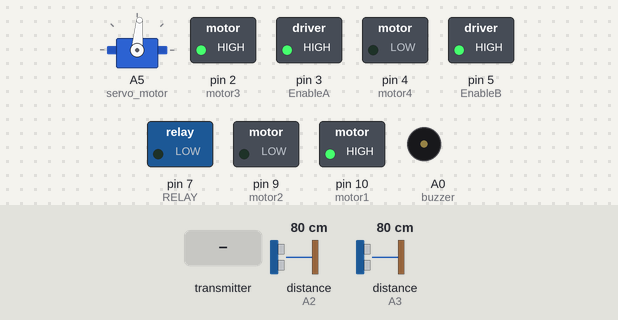
This sketch was run on a simulated Arduino Uno, built with avr-gcc and run on an emulated ATmega328P. Shown: servo, switched loads named in the sketch (green lamp = pin HIGH), buzzer (waves = sounding, pin HIGH). Dashed ring = blinking. The test bench sets the inputs (shaded band); at power-on: distance to the obstacle (sensors on A2, A3) 80 cm. The echo pulse lasts 58.3 µs per cm; no radio packets arrive unless stated.

Above: at 1.3 s.
1.4 s: distance to the obstacle (sensor on A2) set to 22 cm
2.9 s: distance to the obstacle (sensor on A2) set to 18 cm
At 4.2 s:
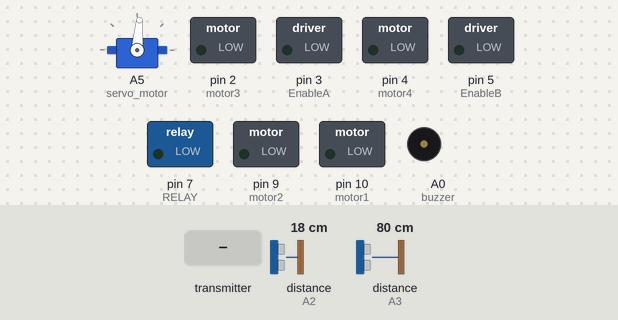
6.6 s: the transmitter starts sending joystick.1 = 256
At 8.61 s:
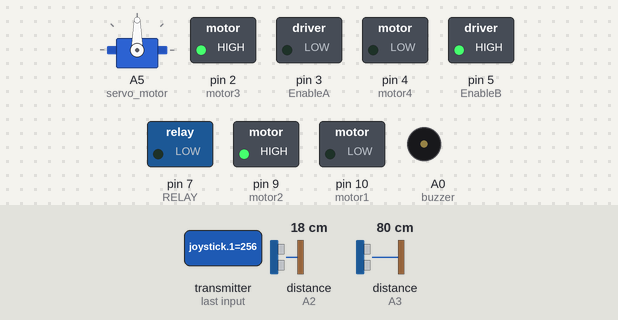
10.2 s: the transmitter starts sending joystick.2 = 256
At 11.4 s:
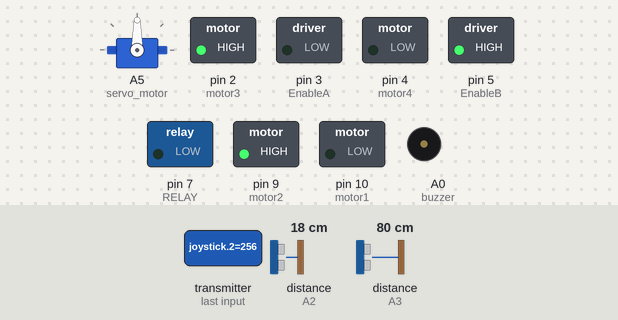
11.7 s: the transmitter starts sending joystick.0 = 256
At 12.1 s:
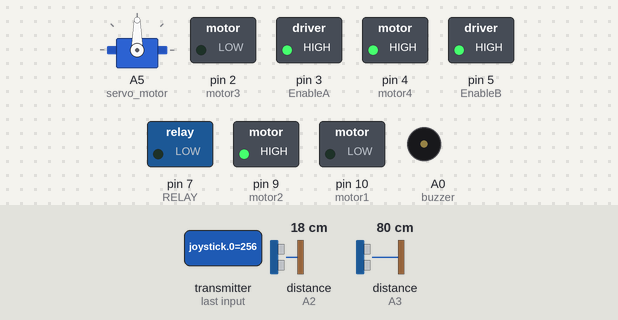
13.3 s: the transmitter starts sending joystick.0 = 0
At 14.2 s:
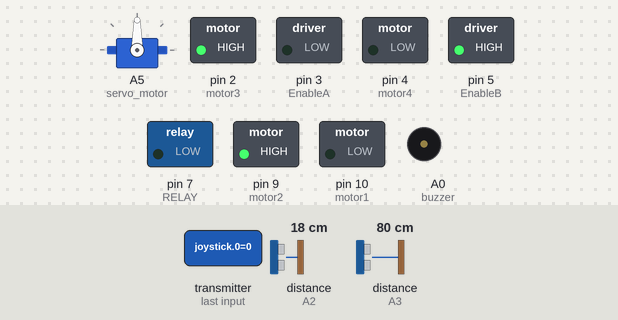
Timing chart, 0 to 15.9 s (numbered marks = the images above; inputs shaded):
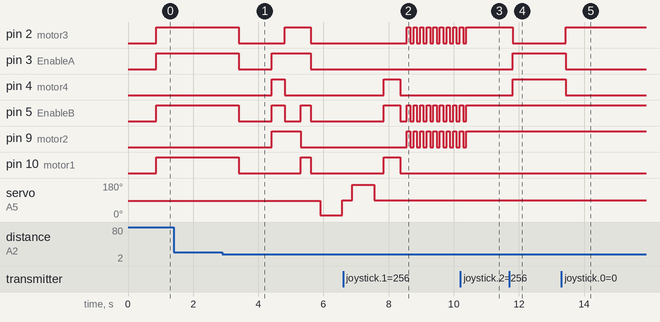

The sketch:

Automatic_Vacuum_Car.ino
```cpp
/*------ Install Library ------*/
#include <Servo.h>
#include <NewPing.h>
#include <SPI.h>
#include "nRF24L01.h"
#include <RF24.h>
/*----- L298N control pins ----*/
const int motor1 = 10;
const int motor2 = 9;
const int motor3 = 2;
const int motor4 = 4;
const int EnableA = 3;      //enable pin for motor 1
const int EnableB = 5;      //enable pin for motor 2
int motorspeed = 255;
/*----- Ultrasonic Sensor HC-SR04P ----*/
#define TRIG_PIN1 A1
#define ECHO_PIN1 A2
#define TRIG_PIN2 A4 //analog input 1
#define ECHO_PIN2 A3 //analog input 2
#define MAX_DISTANCE1 100
#define MAX_DISTANCE2 100
boolean goesForward = false;
int distance1 = 100;
int distance2 = 100;
/*----------- sensor function -----------*/
NewPing sonar1(TRIG_PIN1, ECHO_PIN1, MAX_DISTANCE1);
NewPing sonar2(TRIG_PIN2, ECHO_PIN2, MAX_DISTANCE2);
Servo servo_motor;
/*----- NRF24L01----*/
#define CE_PIN 6
#define CSN_PIN 8
const uint64_t pipe = 0xE8E8F0F0E1LL;
RF24 radio(CE_PIN, CSN_PIN);
int joystick[6];
int buttonstatusA;
int buttonstatusB;
int buttonstatusC;
int buttonstatusD;

#define buzzer A0
#define RELAY 7

void setup(){

  pinMode(motor1, OUTPUT);
  pinMode(motor2, OUTPUT);
  pinMode(motor3, OUTPUT);
  pinMode(motor4, OUTPUT);
  pinMode(EnableA, OUTPUT);
  pinMode(EnableB, OUTPUT);

  servo_motor.attach(A5); //servo pin
  servo_motor.write(85);
  pinMode(buzzer, OUTPUT);
  pinMode(RELAY, OUTPUT);

  Serial.begin(9600);
  radio.begin();
  radio.openReadingPipe(1,pipe);
  radio.startListening();
}

void loop(){
    int distanceRight = 0;
    int distanceLeft = 0;
        delay(100);
    radio.read( joystick, sizeof(joystick) );
    int X = joystick[0];
    int Y = joystick[1];
    int A = joystick[2];
    int B = joystick[3];
    int C = joystick[4];
    int D = joystick[5];
             if (A ==LOW){digitalWrite(buzzer, LOW);}
        else if (B ==LOW){digitalWrite(buzzer, LOW);}
        else if (C ==LOW){digitalWrite(buzzer, LOW);}
        else if (D ==LOW){digitalWrite(buzzer, LOW);}
        else {digitalWrite(buzzer, HIGH);}
        //JOY Start
     if (radio.available()){
   /*   Serial.print("X =");
      Serial.print(X);
      Serial.print(" Y = ");
      Serial.print(Y);
      Serial.print(" Up = ");
      Serial.print(A);
      Serial.print(" Right = ");
      Serial.print(B);
      Serial.print(" Down = ");
      Serial.print(C);
      Serial.print(" Left = ");
      Serial.println(D);*/
         if(buttonstatusA == 1){
         if( Y < 300 && X > 0 ){
          moveBackward();
    }
    else if( Y > 550 && X > 300 ){
          moveForward();
    }

    else if( X > 500 && Y > 0 ){
          turnleft();
    }
    else if( X == 0  && Y > 0 ){
          turnright();
    }
      else{
          moveStop();
    }
  }
      if(buttonstatusA == 2){
       //Serial.println("STOP");
        moveStop();
      }
      if(A == 0){
        buttonstatusA++;
      }
      if(buttonstatusA > 2){
        buttonstatusA = 1;
      }
      //End ButtonA

     }//--end JOY available
     else{
      //Serial.println("notwork");
      distance1 = readPing1();
        delay(100);
      distance2 = readPing2();
        delay(100);
      distance2 = readPing2();
        delay(100);
      distance1 = readPing1();
        delay(100);
        delay(50);

  if (distance2 <= 20 || distance1 <= 20){
    moveStop();
      delay(1000);
    moveBackward();
      delay(400);
    turnLeft_servo();
      delay(300);
    moveStop();
      delay(300);
    distanceRight = lookRight();
      delay(300);
    distanceLeft = lookLeft();
      delay(300);

    if (distance2 >= distanceLeft){
    turnRight_servo();
    moveStop();
    }
    else{
    turnLeft_servo();
    moveStop();
    }
  }
  else{
  moveForward();
  }
 }
}//-end loop-//

/*-----------------------Function Sensor-----------------------*/
int lookRight(){
  servo_motor.write(10);
  delay(500);
  int distance2 = readPing2();
  delay(100);
  servo_motor.write(90);
  return distance2;
}
int lookLeft(){
  servo_motor.write(170);
  delay(500);
  int distance2 = readPing2();
  delay(100);
  servo_motor.write(90);
  return distance2;
  delay(100);
}
int readPing1(){
  delay(70);
  int cm = sonar1.ping_cm();
  if (cm==0){
    cm=250;
  }
  return cm;
}
int readPing2(){
  delay(70);
  int cm = sonar2.ping_cm();
  if (cm==0){
    cm=250;
  }
  return cm;
}
/*-----------------------Function Motor-----------------------*/
void moveStop(){
  digitalWrite(motor1, LOW);
  digitalWrite(motor2, LOW);
  digitalWrite(motor3, LOW);
  digitalWrite(motor4, LOW);
  analogWrite(EnableA,0);
  analogWrite(EnableB,0);
}
void moveForward(){
  if(!goesForward){
    goesForward=true;
  digitalWrite(motor1, HIGH);
  digitalWrite(motor2, LOW);
  digitalWrite(motor3, HIGH);
  digitalWrite(motor4, LOW);
  analogWrite(EnableA,motorspeed);
  analogWrite(EnableB,motorspeed);
  }
}
void moveBackward(){
  goesForward=false;
  digitalWrite(motor1, LOW);
  digitalWrite(motor2, HIGH);
  digitalWrite(motor3, LOW);
  digitalWrite(motor4, HIGH);
  analogWrite(EnableA,motorspeed);
  analogWrite(EnableB,motorspeed);
}
void turnright(){
  digitalWrite(motor1,LOW);
  digitalWrite(motor2,HIGH);
  digitalWrite(motor3,HIGH);
  digitalWrite(motor4,LOW);
  analogWrite(EnableA,0);
  analogWrite(EnableB,motorspeed);
}
void turnleft(){
  digitalWrite(motor1,HIGH);
  digitalWrite(motor2,LOW);
  digitalWrite(motor3,LOW);
  digitalWrite(motor4,HIGH);
  analogWrite(EnableA,motorspeed);
  analogWrite(EnableB,0);
}
void turnRight_servo(){
  digitalWrite(motor1, HIGH);
  digitalWrite(motor2, LOW);
  digitalWrite(motor3, LOW);
  digitalWrite(motor4, HIGH);
  analogWrite(EnableA,0);
  analogWrite(EnableB,motorspeed);
    delay(500);
  digitalWrite(motor1, HIGH);
  digitalWrite(motor2, LOW);
  digitalWrite(motor3, HIGH);
  digitalWrite(motor4, LOW);
  analogWrite(EnableA,motorspeed);
  analogWrite(EnableB,motorspeed);
}
void turnLeft_servo(){
  digitalWrite(motor1, LOW);
  digitalWrite(motor2, HIGH);
  digitalWrite(motor3, HIGH);
  digitalWrite(motor4, LOW);
  analogWrite(EnableA,motorspeed);
  analogWrite(EnableB,0);
    delay(500);
  digitalWrite(motor1, HIGH);
  digitalWrite(motor2, LOW);
  digitalWrite(motor3, HIGH);
  digitalWrite(motor4, LOW);
  analogWrite(EnableA,motorspeed);
  analogWrite(EnableB,motorspeed);
}
```

Measured:
- the behaviour switches between 21 and 20 cm on distance to the obstacle (sensor on A2) (found by bisection; images 0 and 1)
- after the input at 1.4 s, every drawn part: stays the same
- after the input at 2.9 s, pin 2 (motor3): HIGH → LOW after 0.51 s, → HIGH 1.4 s later, → LOW 0.80 s later; pin 3 (EnableA): HIGH → LOW after 0.51 s, → HIGH 1.0 s later, → LOW 1.2 s later
- after the input at 6.6 s, pin 2 (motor3), pin 9 (motor2): alternates HIGH for 0.10 s and LOW for 0.10 s, starting after 2.0 s
- after the input at 10.2 s, pin 2 (motor3), pin 5 (EnableB), pin 9 (motor2): goes on until 10.4 s, then stays HIGH
- after the input at 11.7 s, pin 2 (motor3): HIGH → LOW after 0.11 s; pin 3 (EnableA), pin 4 (motor4): LOW → HIGH after 0.11 s
- after the input at 13.3 s, pin 2 (motor3): LOW → HIGH after 0.13 s; pin 3 (EnableA), pin 4 (motor4): HIGH → LOW after 0.13 s
